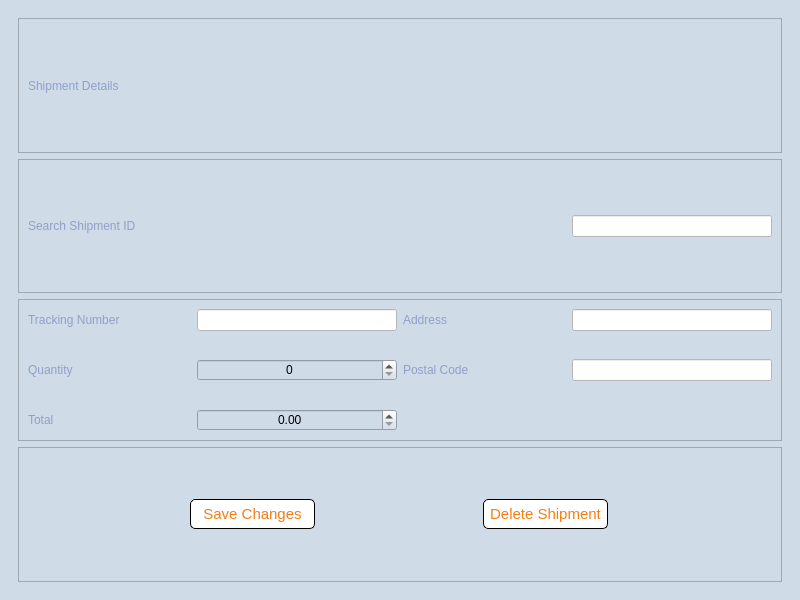
<?xml version="1.0" encoding="UTF-8"?>
<ui version="4.0">
 <class>NewShipmentForm</class>
 <widget class="QMainWindow" name="NewShipmentForm">
  <property name="geometry">
   <rect>
    <x>0</x>
    <y>0</y>
    <width>800</width>
    <height>600</height>
   </rect>
  </property>
  <property name="windowTitle">
   <string>ShipmentDetails</string>
  </property>
  <property name="styleSheet">
   <string notr="true">background-color: #D0DBE8</string>
  </property>
  <widget class="QWidget" name="centralwidget">
   <layout class="QVBoxLayout" name="verticalLayout">
    <item>
     <widget class="QScrollArea" name="NewShipmentDetails">
      <property name="styleSheet">
       <string notr="true">QLineEdit{background-color:white;}



QPushButton{background-color:white;border: 1px solid black; border-radius:5px;color:#F27E14;}



QLabel{color: #8FA0C9;}
QComboBox{background-color:white;}</string>
      </property>
      <property name="frameShape">
       <enum>QFrame::NoFrame</enum>
      </property>
      <property name="widgetResizable">
       <bool>true</bool>
      </property>
      <widget class="QWidget" name="scrollAreaWidgetContents">
       <property name="geometry">
        <rect>
         <x>0</x>
         <y>0</y>
         <width>782</width>
         <height>582</height>
        </rect>
       </property>
       <layout class="QGridLayout" name="gridLayout">
        <item row="0" column="0">
         <widget class="QFrame" name="frame">
          <property name="frameShape">
           <enum>QFrame::StyledPanel</enum>
          </property>
          <property name="frameShadow">
           <enum>QFrame::Raised</enum>
          </property>
          <layout class="QHBoxLayout" name="horizontalLayout">
           <item>
            <widget class="QLabel" name="label">
             <property name="styleSheet">
              <string notr="true">color: #8FA0C9</string>
             </property>
             <property name="text">
              <string>Shipment Details</string>
             </property>
            </widget>
           </item>
           <item>
            <widget class="QLabel" name="label_2">
             <property name="maximumSize">
              <size>
               <width>300</width>
               <height>100</height>
              </size>
             </property>
             <property name="text">
              <string/>
             </property>
             <property name="pixmap">
              <pixmap>../../Downloads/Hallywell_Linen_Company.png</pixmap>
             </property>
             <property name="scaledContents">
              <bool>true</bool>
             </property>
            </widget>
           </item>
          </layout>
         </widget>
        </item>
        <item row="1" column="0">
         <widget class="QFrame" name="frame_2">
          <property name="frameShape">
           <enum>QFrame::StyledPanel</enum>
          </property>
          <property name="frameShadow">
           <enum>QFrame::Raised</enum>
          </property>
          <layout class="QHBoxLayout" name="horizontalLayout_3">
           <item>
            <widget class="QLabel" name="label_11">
             <property name="text">
              <string>Search Shipment ID</string>
             </property>
            </widget>
           </item>
           <item>
            <widget class="QLineEdit" name="lineEdit_ShipmentID">
             <property name="minimumSize">
              <size>
               <width>1</width>
               <height>0</height>
              </size>
             </property>
             <property name="maximumSize">
              <size>
               <width>200</width>
               <height>16777215</height>
              </size>
             </property>
             <property name="maxLength">
              <number>5</number>
             </property>
            </widget>
           </item>
          </layout>
         </widget>
        </item>
        <item row="2" column="0">
         <widget class="QFrame" name="frame_3">
          <property name="frameShape">
           <enum>QFrame::StyledPanel</enum>
          </property>
          <property name="frameShadow">
           <enum>QFrame::Raised</enum>
          </property>
          <layout class="QGridLayout" name="gridLayout_2">
           <property name="verticalSpacing">
            <number>28</number>
           </property>
           <item row="1" column="2">
            <widget class="QLabel" name="label_8">
             <property name="text">
              <string>Postal Code</string>
             </property>
            </widget>
           </item>
           <item row="1" column="0">
            <widget class="QLabel" name="label_4">
             <property name="text">
              <string>Quantity</string>
             </property>
            </widget>
           </item>
           <item row="0" column="0">
            <widget class="QLabel" name="label_3">
             <property name="text">
              <string>Tracking Number</string>
             </property>
            </widget>
           </item>
           <item row="0" column="1">
            <widget class="QLineEdit" name="lineEdit_TrackingNumber">
             <property name="minimumSize">
              <size>
               <width>50</width>
               <height>0</height>
              </size>
             </property>
             <property name="maximumSize">
              <size>
               <width>200</width>
               <height>16777215</height>
              </size>
             </property>
             <property name="maxLength">
              <number>65</number>
             </property>
            </widget>
           </item>
           <item row="1" column="3">
            <widget class="QLineEdit" name="lineEdit_PostalCode">
             <property name="minimumSize">
              <size>
               <width>5</width>
               <height>0</height>
              </size>
             </property>
             <property name="maximumSize">
              <size>
               <width>200</width>
               <height>16777215</height>
              </size>
             </property>
             <property name="maxLength">
              <number>7</number>
             </property>
            </widget>
           </item>
           <item row="2" column="0">
            <widget class="QLabel" name="label_5">
             <property name="text">
              <string>Total</string>
             </property>
            </widget>
           </item>
           <item row="2" column="1">
            <widget class="QDoubleSpinBox" name="doubleSpinBox_Total">
             <property name="alignment">
              <set>Qt::AlignCenter</set>
             </property>
            </widget>
           </item>
           <item row="1" column="1">
            <widget class="QSpinBox" name="spinBox_Quantity">
             <property name="alignment">
              <set>Qt::AlignCenter</set>
             </property>
            </widget>
           </item>
           <item row="0" column="3">
            <widget class="QLineEdit" name="lineEdit_Address">
             <property name="minimumSize">
              <size>
               <width>50</width>
               <height>0</height>
              </size>
             </property>
             <property name="maximumSize">
              <size>
               <width>200</width>
               <height>16777215</height>
              </size>
             </property>
             <property name="maxLength">
              <number>65</number>
             </property>
            </widget>
           </item>
           <item row="0" column="2">
            <widget class="QLabel" name="label_7">
             <property name="text">
              <string>Address</string>
             </property>
            </widget>
           </item>
          </layout>
         </widget>
        </item>
        <item row="3" column="0">
         <widget class="QFrame" name="frame_4">
          <property name="frameShape">
           <enum>QFrame::StyledPanel</enum>
          </property>
          <property name="frameShadow">
           <enum>QFrame::Raised</enum>
          </property>
          <layout class="QHBoxLayout" name="horizontalLayout_2">
           <item>
            <widget class="QPushButton" name="pushButton_SaveChanges">
             <property name="maximumSize">
              <size>
               <width>125</width>
               <height>30</height>
              </size>
             </property>
             <property name="font">
              <font>
               <pointsize>11</pointsize>
              </font>
             </property>
             <property name="text">
              <string>Save Changes</string>
             </property>
            </widget>
           </item>
           <item>
            <widget class="QPushButton" name="pushButton_DeleteShipment">
             <property name="maximumSize">
              <size>
               <width>125</width>
               <height>30</height>
              </size>
             </property>
             <property name="font">
              <font>
               <pointsize>11</pointsize>
              </font>
             </property>
             <property name="text">
              <string>Delete Shipment</string>
             </property>
            </widget>
           </item>
          </layout>
         </widget>
        </item>
       </layout>
      </widget>
     </widget>
    </item>
   </layout>
  </widget>
 </widget>
 <resources/>
 <connections/>
</ui>
